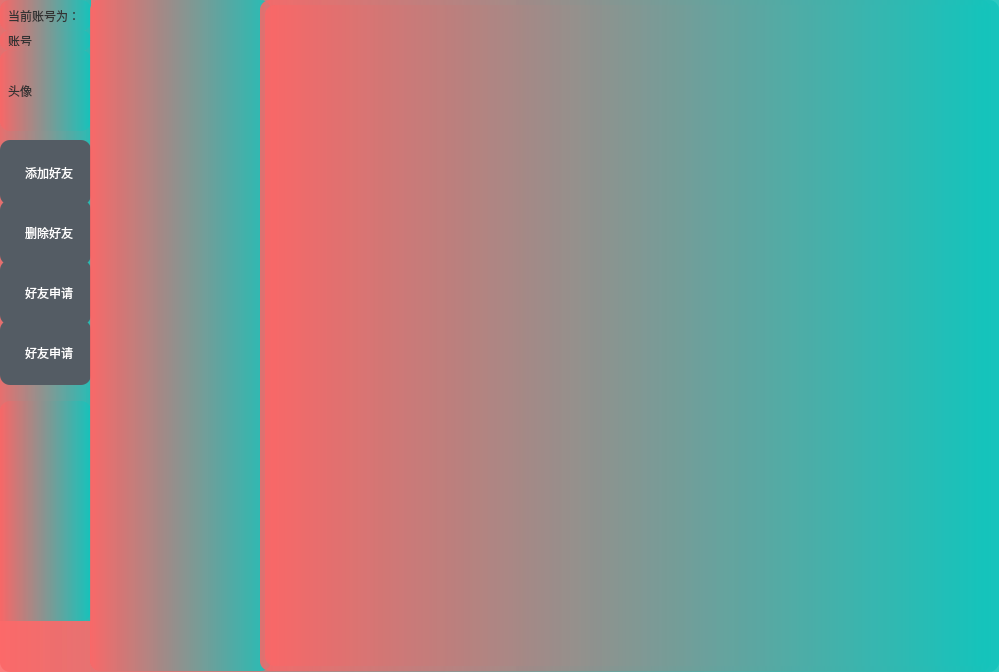
<?xml version="1.0" encoding="UTF-8"?>
<ui version="4.0">
 <class>CellMain</class>
 <widget class="QWidget" name="CellMain">
  <property name="geometry">
   <rect>
    <x>0</x>
    <y>0</y>
    <width>999</width>
    <height>672</height>
   </rect>
  </property>
  <property name="windowTitle">
   <string>聊天主界面</string>
  </property>
  <property name="styleSheet">
   <string notr="true">QToolButton#addFriend{border:none;background-color:rgb(84,92,100);color:white;min-height:55px;font:14px &quot;黑体&quot;;
padding-left:12px;
}
QToolButton#deleteFriend{border:none;background-color:rgb(84,92,100);color:white;min-height:55px;font:14px &quot;黑体&quot;;
padding-left:12px;
}
QToolButton#applyFriend{border:none;background-color:rgb(84,92,100);color:white;min-height:55px;font:14px &quot;黑体&quot;;
padding-left:12px;
}
QWidget {
    background-color: #fff; /* 背景色 */
    color: #333; /* 文字颜色 */
    border: 1px solid #ccc; /* 边框 */
    border-radius: 5px; /* 圆角 */
    padding: 5px; /* 内边距 */
}
QWidget{
background-color: qlineargradient(spread:pad, x1:0, y1:0, x2:1, y2:0, stop:0 rgba(251,102,102, 220), stop:1 rgba(20,196,188, 230));
	border:none;
	border-radius:10px;
}

QInputDialog {  
    background-color: #f0f0f0; /* 背景颜色 */  
    border: 1px solid #ccc; /* 边框 */  
    border-radius: 5px; /* 边框圆角 */  
    font-family: &quot;Arial&quot;, sans-serif; /* 字体 */  
    font-size: 12px; /* 字体大小 */  
}  
  
QInputDialog QLineEdit {  
    padding: 5px; /* 输入框内边距 */  
    border: 1px solid #999; /* 输入框边框 */  
    border-radius: 3px; /* 输入框边框圆角 */  
    selection-background-color: #ddd; /* 选中文字背景颜色 */  
}  </string>
  </property>
  <widget class="QWidget" name="widget" native="true">
   <property name="geometry">
    <rect>
     <x>-10</x>
     <y>-10</y>
     <width>101</width>
     <height>631</height>
    </rect>
   </property>
   <widget class="QToolButton" name="addFriend">
    <property name="geometry">
     <rect>
      <x>10</x>
      <y>150</y>
      <width>91</width>
      <height>65</height>
     </rect>
    </property>
    <property name="text">
     <string>添加好友</string>
    </property>
    <property name="icon">
     <iconset resource="res.qrc">
      <normaloff>:/addfriend.png</normaloff>:/addfriend.png</iconset>
    </property>
    <property name="iconSize">
     <size>
      <width>30</width>
      <height>30</height>
     </size>
    </property>
   </widget>
   <widget class="QToolButton" name="deleteFriend">
    <property name="geometry">
     <rect>
      <x>10</x>
      <y>210</y>
      <width>91</width>
      <height>65</height>
     </rect>
    </property>
    <property name="text">
     <string>删除好友</string>
    </property>
    <property name="icon">
     <iconset resource="res.qrc">
      <normaloff>:/deleteFriend.png</normaloff>:/deleteFriend.png</iconset>
    </property>
    <property name="iconSize">
     <size>
      <width>30</width>
      <height>30</height>
     </size>
    </property>
   </widget>
   <widget class="QToolButton" name="applyFriend">
    <property name="geometry">
     <rect>
      <x>10</x>
      <y>270</y>
      <width>91</width>
      <height>65</height>
     </rect>
    </property>
    <property name="text">
     <string>好友申请</string>
    </property>
    <property name="icon">
     <iconset resource="res.qrc">
      <normaloff>:/applyFriend.png</normaloff>:/applyFriend.png</iconset>
    </property>
    <property name="iconSize">
     <size>
      <width>40</width>
      <height>40</height>
     </size>
    </property>
   </widget>
   <widget class="QToolButton" name="toolButton">
    <property name="geometry">
     <rect>
      <x>10</x>
      <y>411</y>
      <width>91</width>
      <height>271</height>
     </rect>
    </property>
    <property name="text">
     <string/>
    </property>
   </widget>
   <widget class="QLabel" name="headerl">
    <property name="geometry">
     <rect>
      <x>10</x>
      <y>60</y>
      <width>91</width>
      <height>81</height>
     </rect>
    </property>
    <property name="text">
     <string>头像</string>
    </property>
   </widget>
   <widget class="QLabel" name="label_2">
    <property name="geometry">
     <rect>
      <x>10</x>
      <y>10</y>
      <width>91</width>
      <height>31</height>
     </rect>
    </property>
    <property name="text">
     <string>当前账号为：</string>
    </property>
   </widget>
   <widget class="QLabel" name="account">
    <property name="geometry">
     <rect>
      <x>10</x>
      <y>40</y>
      <width>91</width>
      <height>21</height>
     </rect>
    </property>
    <property name="text">
     <string>账号</string>
    </property>
   </widget>
   <widget class="QToolButton" name="friendsitem">
    <property name="geometry">
     <rect>
      <x>10</x>
      <y>330</y>
      <width>91</width>
      <height>65</height>
     </rect>
    </property>
    <property name="styleSheet">
     <string notr="true">QToolButton{border:none;background-color:rgb(84,92,100);color:white;min-height:55px;font:14px &quot;黑体&quot;;
padding-left:12px;
}</string>
    </property>
    <property name="text">
     <string>好友申请</string>
    </property>
    <property name="icon">
     <iconset resource="res.qrc">
      <normaloff>:/wechatfriend.png</normaloff>:/wechatfriend.png</iconset>
    </property>
    <property name="iconSize">
     <size>
      <width>40</width>
      <height>40</height>
     </size>
    </property>
   </widget>
  </widget>
  <widget class="QListWidget" name="listWidget">
   <property name="geometry">
    <rect>
     <x>90</x>
     <y>0</y>
     <width>181</width>
     <height>671</height>
    </rect>
   </property>
  </widget>
  <widget class="QStackedWidget" name="stackedWidget">
   <property name="geometry">
    <rect>
     <x>260</x>
     <y>0</y>
     <width>731</width>
     <height>671</height>
    </rect>
   </property>
   <property name="currentIndex">
    <number>1</number>
   </property>
   <widget class="QWidget" name="page"/>
   <widget class="QWidget" name="page_2"/>
  </widget>
 </widget>
 <resources>
  <include location="res.qrc"/>
 </resources>
 <connections/>
</ui>
